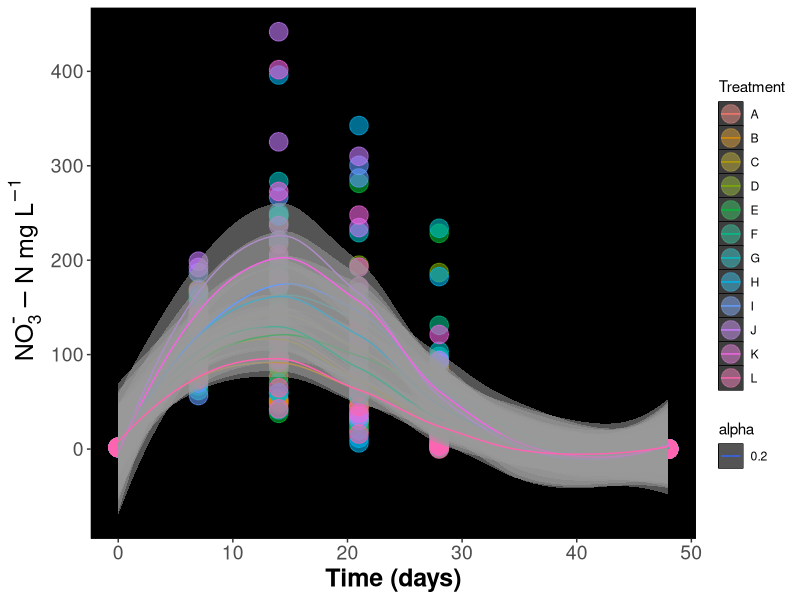
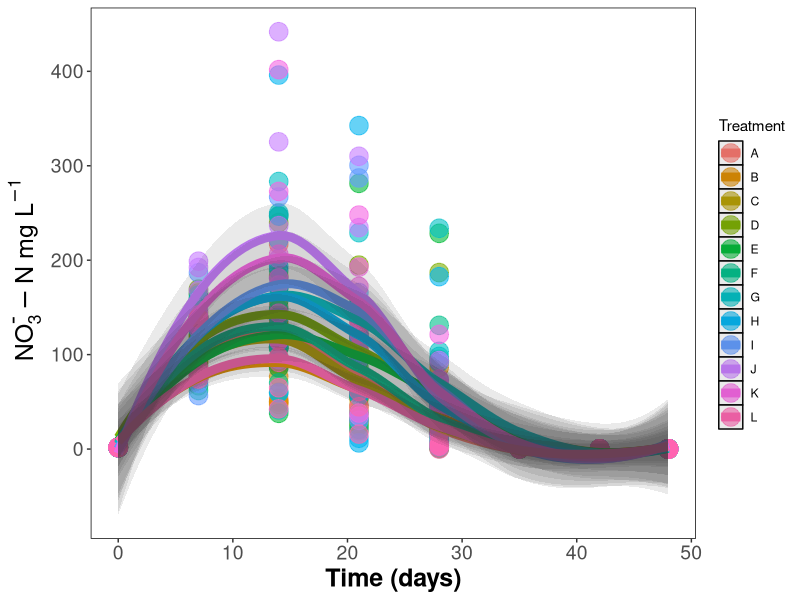

The R script that drew these images, in order:
## This script takes the wrangled data from 15n_sol_proc.R and ../results/raw/15n_soil_sol.csv
## It examines the final processed data ../results/processed/ratios.csv

library(tidyverse)
all <- read_csv("results/processed/ratios.csv")
all

## Now let's look how the variables change over time

## this page was helpful for mu and super/subscripts: 
## https://stackoverflow.com/questions/34892262/subscripts-and-superscripts-or-with-ggplot2-axis-labels-ionic-chemical

## also here: https://rstudio-pubs-static.s3.amazonaws.com/136237_170402e5f0b54561bf7605bdea98267a.html


ggplot(data = all, aes(days, no3, colour = trt)) +
  geom_point(size = 6, alpha = 0.6) +
  geom_smooth(aes(alpha = 0.2), size = 0.5, se=TRUE) +
  labs(
    x = "Time (days)",
    y = ~NO[3]^{textstyle("-")}-N ~mg~L^{-1},
  #  title = "Nitrogen",
    colour = "Treatment"
  ) +
  theme(
    panel.grid = element_blank(),
    # axis.text.y = element_text(angle = 90), rotates labels
    axis.text=element_text(size=14),
    axis.title = element_text(color="black", face="bold", size=18),
    panel.background = element_rect(fill = "black",
                                    colour = "black")
  )


#x <- 1:10
#dd <- data.frame(x = x, y = 0.8 + 0.5 * x + rnorm(10, s = 1.5))
#xrange<- function(x, margin){ 
#  r<-range(x, na.rm=TRUE) 
#  d<-diff(r) 
#  m<-c(d*-margin, d*margin) 
#  return (r+m) 
#} 
#ggplot(dd, aes(x = x, y = y)) + 
#  geom_point() + 
#  stat_smooth(method = "loess", se = FALSE) + 
#  stat_smooth(method = "loess", 
#              colour = "red", 
#              geom = "ribbon", 
#              fill = , 
#              fullrange = TRUE) + 
#  scale_x_continuous(limits = xrange(x, 0.2)) + 
#                       coord_cartesian(xlim = xrange(x,0.05)) 

ggplot(data = all, aes(days, no3, colour = trt)) +
  geom_point(size = 6, alpha = 0.6) +
  stat_smooth(method = "loess", se = FALSE, size = 3) + 
  stat_smooth(method = "loess", 
  #              colour = "red", 
                geom = "ribbon", 
                alpha = 0.1,
                size = 0.01,
  #              fill = , 
                fullrange = TRUE) + 
  #  scale_x_continuous(limits = xrange(x, 0.2)) + 
  #                      coord_cartesian(xlim = xrange(x,0.05))  +
  labs(
    x = "Time (days)",
    y = ~NO[3]^{textstyle("-")}-N ~mg~L^{-1},
    #  title = "Nitrogen",
    colour = "Treatment"
  ) +
  theme(
    panel.grid = element_blank(),
    # axis.text.y = element_text(angle = 90), rotates labels
    axis.text=element_text(size=14),
    axis.title = element_text(color="black", face="bold", size=18),
    panel.background = element_rect(fill = "white",
                                    colour = "black")
  )
